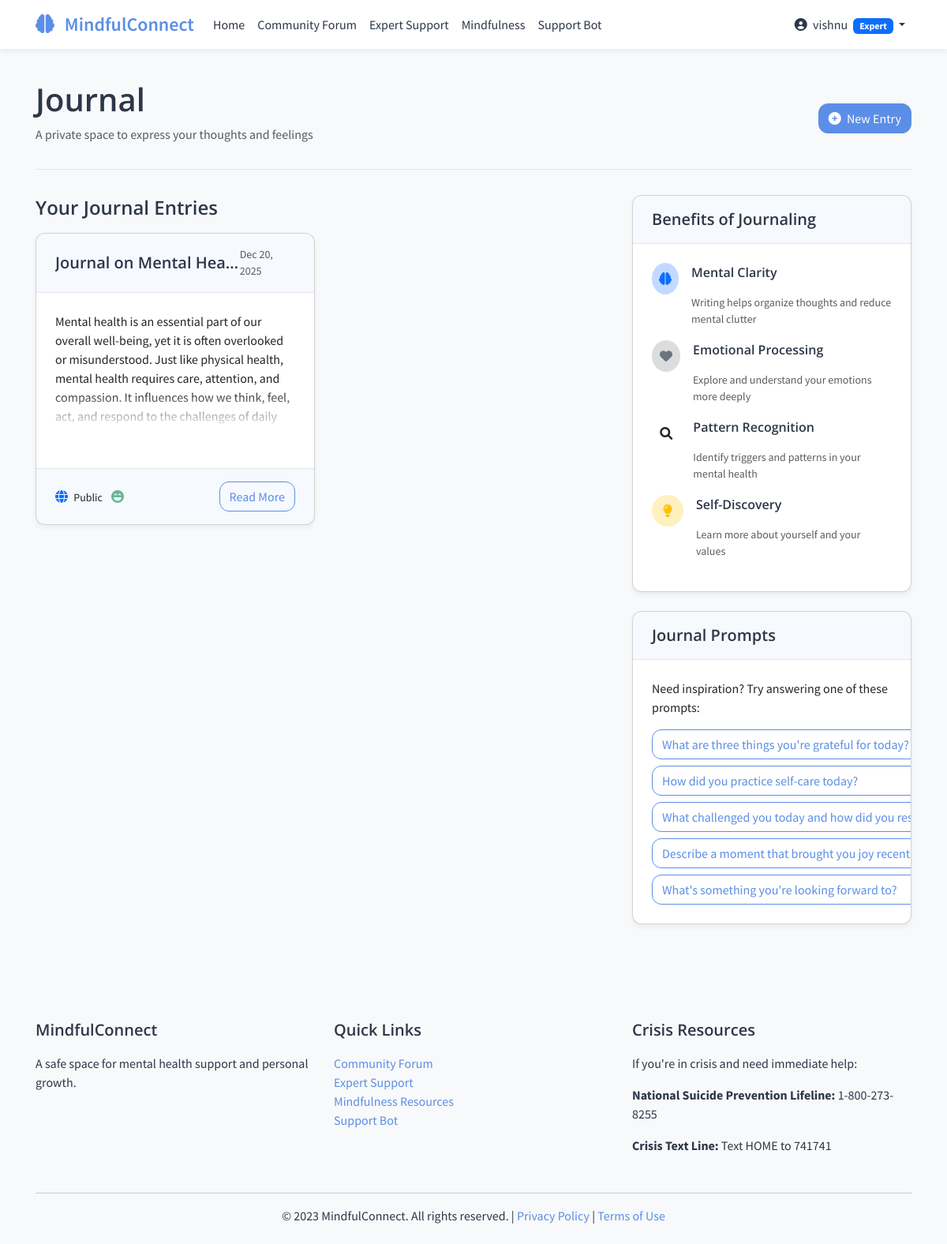
/profile/journal (signed in), run on the app's committed database.
### models.py (models this page shows, shortened)
class User(UserMixin, db.Model):
    id = db.Column(db.Integer, primary_key=True)
    username = db.Column(db.String(64), unique=True, nullable=False)
    email = db.Column(db.String(120), unique=True, nullable=False)
    password_hash = db.Column(db.String(256))
    date_joined = db.Column(db.DateTime, default=datetime.utcnow)
    display_name = db.Column(db.String(64), nullable=False)
    is_active = db.Column(db.Boolean, default=True)
    is_admin = db.Column(db.Boolean, default=False)
    forum_topics = db.relationship('ForumTopic', backref='author', lazy='dynamic')
    forum_posts = db.relationship('ForumPost', backref='author', lazy='dynamic')
    mood_entries = db.relationship('MoodEntry', backref='user', lazy='dynamic')
    journals = db.relationship('Journal', backref='user', lazy='dynamic')
    expert_profile = db.relationship('Expert', backref='user', uselist=False)
    @property
    def is_expert(self):
        return self.expert_profile is not None and self.expert_profile.is_verified

class Journal(db.Model):
    id = db.Column(db.Integer, primary_key=True)
    user_id = db.Column(db.Integer, db.ForeignKey('user.id'))
    title = db.Column(db.String(255), nullable=False)
    content = db.Column(db.Text, nullable=False)
    created_at = db.Column(db.DateTime, default=datetime.utcnow)
    updated_at = db.Column(db.DateTime, default=datetime.utcnow, onupdate=datetime.utcnow)
    is_private = db.Column(db.Boolean, default=True)
    sentiment_score = db.Column(db.Float, nullable=True)

### routes/profile.py (the view, shortened to what this page needs)
@profile_bp.route('/journal', methods=['GET', 'POST'])
@login_required
def journal():
    form = JournalForm()
    journal_entries = Journal.query.filter_by(user_id=current_user.id).order_by(Journal.created_at.desc()).all()
    return render_template('profile/journal.html',
                          title='Journal',
                          form=form,
                          journal_entries=journal_entries)

### templates/profile/journal.html (shortened to what this page needs)
{% extends 'layout.html' %}
{% block page_header %}
<div class="d-flex justify-content-between align-items-center flex-wrap">
    <div>
        <h1 class="page-title">{% if edit_mode %}Edit Journal Entry{% else %}Journal{% endif %}</h1>
        <p class="text-muted">{% if edit_mode %}Update your thoughts and feelings{% else %}A private space to express your thoughts and feelings{% endif %}</p>
    </div>
    {% if not edit_mode %}
    <div class="mt-2 mt-md-0">
        <button type="button" class="btn btn-primary" id="new-journal-btn">
            <i class="fas fa-plus-circle me-1"></i> New Entry
        </button>
    </div>
    {% endif %}
</div>
{% endblock %}
{% block content %}
<div class="row">
    {% if edit_mode %}
    <div class="col-lg-8 mx-auto">
        <div class="card">
            <div class="card-header">
                <h5 class="mb-0">{% if entry %}Edit{% else %}New{% endif %} Journal Entry</h5>
            </div>
            <div class="card-body">
                <form method="POST" action="{% if entry %}{{ url_for('profile.view_journal', entry_id=entry.id) }}{% else %}{{ url_for('profile.journal') }}{% endif %}" novalidate>
                    {{ form.hidden_tag() }}
                    <div class="mb-3">
                        {{ form.title.label(class="form-label") }}
                        {% if form.title.errors %}
                            {{ form.title(class="form-control is-invalid") }}
                            <div class="invalid-feedback">
                                {% for error in form.title.errors %}
                                    {{ error }}
                                {% endfor %}
                            </div>
                        {% else %}
                            {{ form.title(class="form-control", placeholder="Enter a title for your journal entry") }}
                        {% endif %}
                    </div>
                    <div class="mb-3">
                        {{ form.content.label(class="form-label") }}
                        {% if form.content.errors %}
                            {{ form.content(class="form-control is-invalid", rows=15, data_sentiment_analysis="true") }}
                            <div class="invalid-feedback">
                                {% for error in form.content.errors %}
                                    {{ error }}
                                {% endfor %}
                            </div>
                        {% else %}
                            {{ form.content(class="form-control", rows=15, placeholder="Express your thoughts, feelings, and experiences...", data_sentiment_analysis="true") }}
                        {% endif %}
                        <small class="form-text text-muted">Write freely. This is your safe space to express yourself.</small>
                    </div>
                    <div class="mb-3 form-check">
                        {{ form.is_private(class="form-check-input") }}
                        {{ form.is_private.label(class="form-check-label") }}
                        <small class="form-text text-muted d-block">Private entries are only visible to you.</small>
                    </div>
                    <div class="d-flex justify-content-between">
                        <a href="{{ url_for('profile.journal') }}" class="btn btn-outline-secondary">
                            <i class="fas fa-arrow-left me-1"></i> Back to Journal
                        </a>
                        {{ form.submit(class="btn btn-primary") }}
                    </div>
                </form>
            </div>
        </div>
    </div>
    {% else %}
    <div class="col-lg-8">
        <h4 class="mb-3">Your Journal Entries</h4>
        {% if journal_entries %}
            <div class="row" id="journal-entries-list">
                {% for entry in journal_entries %}
                <div class="col-md-6 mb-4">
                    <div class="card h-100">
                        <div class="card-header d-flex justify-content-between align-items-center">
                            <h5 class="mb-0 text-truncate">{{ entry.title }}</h5>
                            <small class="text-muted">{{ entry.created_at.strftime('%b %d, %Y') }}</small>
                        </div>
                        <div class="card-body">
                            <div class="journal-preview">
                                {{ entry.content|truncate(300)|replace('\n', '<br>')|safe }}
                                <div class="journal-fade"></div>
                            </div>
                        </div>
                        <div class="card-footer d-flex justify-content-between align-items-center">
                            <div>
                                <i class="fas {% if entry.is_private %}fa-lock text-secondary{% else %}fa-globe text-primary{% endif %} me-1"></i>
                                <small>{{ 'Private' if entry.is_private else 'Public' }}</small>
                                <span data-sentiment-score="{{ entry.sentiment_score }}" class="ms-2"></span>
                            </div>
                            <a href="{{ url_for('profile.view_journal', entry_id=entry.id) }}" class="btn btn-sm btn-outline-primary">Read More</a>
                        </div>
                    </div>
                </div>
                {% endfor %}
            </div>
        {% endif %}
    </div>
    <div class="col-lg-4">
        <div class="card mb-4">
            <div class="card-header">
                <h5 class="mb-0">Benefits of Journaling</h5>
            </div>
            <div class="card-body">
                <ul class="list-unstyled">
                    <li class="mb-3">
                        <div class="d-flex">
                            <div class="rounded-circle bg-primary bg-opacity-25 p-2 me-3" style="width: 40px; height: 40px; display: flex; align-items: center; justify-content: center;">
                                <i class="fas fa-brain text-primary"></i>
                            </div>
                            <div>
                                <h6>Mental Clarity</h6>
                                <p class="text-muted small mb-0">Writing helps organize thoughts and reduce mental clutter</p>
                            </div>
                        </div>
                    </li>
                    <li class="mb-3">
                        <div class="d-flex">
                            <div class="rounded-circle bg-secondary bg-opacity-25 p-2 me-3" style="width: 40px; height: 40px; display: flex; align-items: center; justify-content: center;">
                                <i class="fas fa-heart text-secondary"></i>
                            </div>
                            <div>
                                <h6>Emotional Processing</h6>
                                <p class="text-muted small mb-0">Explore and understand your emotions more deeply</p>
                            </div>
                        </div>
                    </li>
                    <li class="mb-3">
                        <div class="d-flex">
                            <div class="rounded-circle bg-accent bg-opacity-25 p-2 me-3" style="width: 40px; height: 40px; display: flex; align-items: center; justify-content: center;">
                                <i class="fas fa-search text-accent"></i>
                            </div>
                            <div>
                                <h6>Pattern Recognition</h6>
                                <p class="text-muted small mb-0">Identify triggers and patterns in your mental health</p>
                            </div>
                        </div>
                    </li>
                    <li>
                        <div class="d-flex">
                            <div class="rounded-circle bg-warning bg-opacity-25 p-2 me-3" style="width: 40px; height: 40px; display: flex; align-items: center; justify-content: center;">
                                <i class="fas fa-lightbulb text-warning"></i>
                            </div>
                            <div>
                                <h6>Self-Discovery</h6>
                                <p class="text-muted small mb-0">Learn more about yourself and your values</p>
                            </div>
                        </div>
                    </li>
                </ul>
            </div>
        </div>
        <div class="card">
            <div class="card-header">
                <h5 class="mb-0">Journal Prompts</h5>
            </div>
            <div class="card-body">
                <p>Need inspiration? Try answering one of these prompts:</p>
                <div class="d-grid gap-2">
                    <button class="btn btn-outline-primary text-start journal-prompt">
                        What are three things you're grateful for today?
                    </button>
                    <button class="btn btn-outline-primary text-start journal-prompt">
                        How did you practice self-care today?
                    </button>
                    <button class="btn btn-outline-primary text-start journal-prompt">
                        What challenged you today and how did you respond?
                    </button>
                    <button class="btn btn-outline-primary text-start journal-prompt">
                        Describe a moment that brought you joy recently.
                    </button>
                    <button class="btn btn-outline-primary text-start journal-prompt">
                        What's something you're looking forward to?
                    </button>
                </div>
            </div>
        </div>
    </div>
    {% endif %}
</div>
{% endblock %}

### templates/layout.html (shortened to what this page needs)
<!DOCTYPE html>
<html lang="en">
<head>
    <link href="https://cdn.jsdelivr.net/npm/bootstrap@5.3.0-alpha1/dist/css/bootstrap.min.css" rel="stylesheet">
    <link rel="stylesheet" href="https://cdnjs.cloudflare.com/ajax/libs/font-awesome/6.0.0/css/all.min.css">
    <link rel="stylesheet" href="{{ url_for('static', filename='css/style.css') }}">
</head>
<body>
    <nav class="navbar navbar-expand-lg navbar-light sticky-top">
        <div class="container">
            <a class="navbar-brand" href="{{ url_for('index') }}">
                <i class="fas fa-brain me-2"></i> MindfulConnect
            </a>
            <div class="collapse navbar-collapse" id="navbarNav">
                <ul class="navbar-nav me-auto">
                    <li class="nav-item">
                        <a class="nav-link" href="{{ url_for('index') }}">Home</a>
                    </li>
                    <li class="nav-item">
                        <a class="nav-link" href="{{ url_for('forum.index') }}">Community Forum</a>
                    </li>
                    <li class="nav-item">
                        <a class="nav-link" href="{{ url_for('experts.index') }}">Expert Support</a>
                    </li>
                    <li class="nav-item">
                        <a class="nav-link" href="{{ url_for('mindfulness.index') }}">Mindfulness</a>
                    </li>
                    <li class="nav-item">
                        <a class="nav-link" href="{{ url_for('chatbot.index') }}">Support Bot</a>
                    </li>
                </ul>
                <ul class="navbar-nav">
                    {% if current_user.is_authenticated %}
                        <li class="nav-item dropdown">
                            <a class="nav-link dropdown-toggle" href="#" id="navbarDropdown" role="button" data-bs-toggle="dropdown" aria-expanded="false">
                                <i class="fas fa-user-circle me-1"></i> {{ current_user.display_name }}
                                {% if current_user.is_expert %}
                                <span class="badge bg-primary ms-1">Expert</span>
                                {% endif %}
                            </a>
                        </li>
                    {% endif %}
                </ul>
            </div>
        </div>
    </nav>
    <main id="main-content" class="container py-4">
        {% if self.page_header() %}
            <div class="page-header">
                {% block page_header %}{% endblock %}
            </div>
        {% endif %}
        {% block content %}{% endblock %}
    </main>
    <footer class="bg-light py-4 mt-5">
        <div class="container">
            <div class="row">
                <div class="col-md-4 mb-3">
                    <h5 class="mb-3">MindfulConnect</h5>
                    <p>A safe space for mental health support and personal growth.</p>
                </div>
                <div class="col-md-4 mb-3">
                    <h5 class="mb-3">Quick Links</h5>
                    <ul class="list-unstyled">
                        <li><a href="{{ url_for('forum.index') }}">Community Forum</a></li>
                        <li><a href="{{ url_for('experts.index') }}">Expert Support</a></li>
                        <li><a href="{{ url_for('mindfulness.index') }}">Mindfulness Resources</a></li>
                        <li><a href="{{ url_for('chatbot.index') }}">Support Bot</a></li>
                    </ul>
                </div>
                <div class="col-md-4 mb-3">
                    <h5 class="mb-3">Crisis Resources</h5>
                    <p>If you're in crisis and need immediate help:</p>
                    <p><strong>National Suicide Prevention Lifeline:</strong> 1-800-273-8255</p>
                    <p><strong>Crisis Text Line:</strong> Text HOME to 741741</p>
                </div>
            </div>
            <hr>
            <div class="row">
                <div class="col-12 text-center">
                    <p class="mb-0">© 2023 MindfulConnect. All rights reserved. | <a href="#">Privacy Policy</a> | <a href="#">Terms of Use</a></p>
                </div>
            </div>
        </div>
    </footer>
</body>
</html>

### data on the page
User: display_name "vishnu"
Journal: title "Journal on Mental Hea…", created_at "Dec 20, 2025", content "Mental health is an essential part of our overall well-being, yet it is often overlooked or misunderstood. Just like physical health, mental health requires care, attention, and compassion. It influences how we think, feel, act, and respond to the challenges of daily…", is_private "Public"
